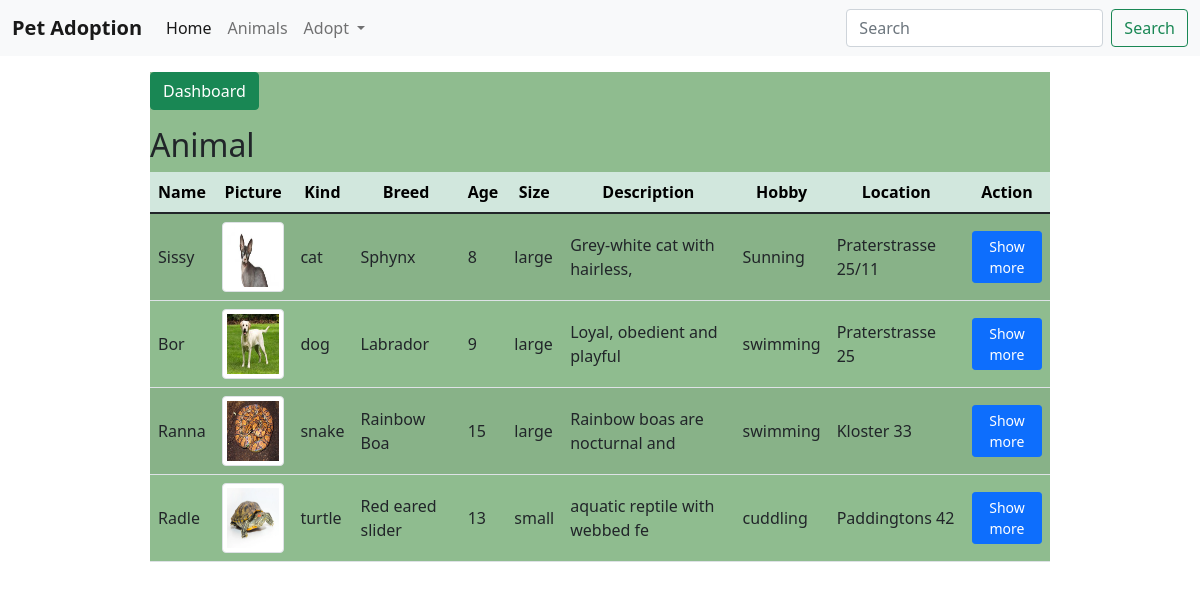
The app's page /animals/senior.php (signed in) with its own data.
### tables this page shows
CREATE TABLE `animals` (
  `id` int(11) NOT NULL,
  `name` varchar(30) NOT NULL,
  `picture` varchar(255) DEFAULT NULL,
  `kind` varchar(30) NOT NULL,
  `breed` varchar(30) NOT NULL,
  `age` int(11) NOT NULL,
  `size` varchar(30) NOT NULL,
  `description` varchar(30) NOT NULL,
  `hobby` varchar(30) NOT NULL,
  `location` varchar(30) NOT NULL,
  `fkadopid` int(11) DEFAULT NULL
);

### animals/senior.php (the view, shortened to what this page needs)
<?php
require_once '../components/db_connect.php';
$sql = "SELECT * FROM animals where age >= 8";
$result = mysqli_query($connect, $sql);
$tbody = '';
if (mysqli_num_rows($result)  > 0) {
    while ($row = mysqli_fetch_array($result, MYSQLI_ASSOC)) {
        $tbody .= "<tr>
            <td>" . $row['name'] . "</td>
            <td><img class='img-thumbnail' src='../pictures/" . $row['picture'] . "'</td>
            <td>" . $row['kind'] . "</td>
            <td>" . $row['breed'] . "</td>
            <td>" . $row['age'] . "</td>
            <td>" . $row['size'] . "</td>
            <td>" . $row['description'] . "</td>
            <td>" . $row['hobby'] . "</td>
            <td>" . $row['location'] . "</td>
            <td><a href='showmore.php?id=" . $row['id'] . "'><button class='btn btn-primary btn-sm' type='button'>Show more</button></a>
            </td>
            </tr>";
    };
} else {
    $tbody =  "<tr><td colspan='10'><center>No Data Available </center></td></tr>";
}
?>
<!DOCTYPE html>
<html lang="en">
<head>
    <?php require_once '../components/boot.php' ?>
</head>
<body>
<div>
<nav class="navbar navbar-expand-lg navbar-light bg-light">
  <div class="container-fluid">
    <a class="navbar-brand" href="#"><strong>Pet Adoption</strong></a>
    <div class="collapse navbar-collapse" id="navbarSupportedContent">
      <ul class="navbar-nav me-auto mb-2 mb-lg-0">
        <li class="nav-item">
          <a class="nav-link active" aria-current="page" href="#">Home</a>
        </li>
        <li class="nav-item">
          <a class="nav-link" href="animals/u_index.php">Animals</a>
        </li>
        <li class="nav-item dropdown">
          <a class="nav-link dropdown-toggle" href="#" id="navbarDropdown" role="button" data-bs-toggle="dropdown" aria-expanded="false">
            Adopt
          </a>
        </li>
          </ul>
      <form class="d-flex">
        <input class="form-control me-2" type="search" placeholder="Search" aria-label="Search">
        <button class="btn btn-outline-success" type="submit">Search</button>
      </form>
    </div>
  </div>
</nav>
</div>
    <div class="manageAnimal w-75 mt-3">
        <div class='mb-3'>
            <a href="../dashboard.php"><button class='btn btn-success' type="button">Dashboard</button></a>
        </div>
        <p class='h2'>Animal</p>
        <table class='table table-striped'>
            <thead class='table-success'>
                <tr>
                    <th>Name</th>
                    <th>Picture</th>
                    <th>Kind</th>
                    <th>Breed</th>
                    <th>Age</th>
                    <th>Size</th>
                    <th>Description</th>
                    <th>Hobby</th>
                    <th>Location</th>
                    <th>Action</th>
                </tr>
            </thead>
            <tbody>
                <?= $tbody; ?>
            </tbody>
        </table>
    </div>
</body>
</html>

### animals/senior.php (style rules this page uses)
.manageAnimal { margin: auto; background-color: #8FBC8F; }
.img-thumbnail { width: 70px !important; height: 70px !important; }
td { text-align: left; vertical-align: middle; }
tr { text-align: center; }

### records on screen
animals: name "Sissy", picture (picture), kind "cat", breed "Sphynx", age "8", size "large", description "Grey-white cat with hairless,", hobby "Sunning", location "Praterstrasse 25/11"
animals: name "Bor", picture (picture), kind "dog", breed "Labrador", age "9", size "large", description "Loyal, obedient and playful", hobby "swimming", location "Praterstrasse 25"
animals: name "Ranna", picture (picture), kind "snake", breed "Rainbow Boa", age "15", size "large", description "Rainbow boas are nocturnal and", hobby "swimming", location "Kloster 33"
animals: name "Radle", picture (picture), kind "turtle", breed "Red eared slider", age "13", size "small", description "aquatic reptile with webbed fe", hobby "cuddling", location "Paddingtons 42"
